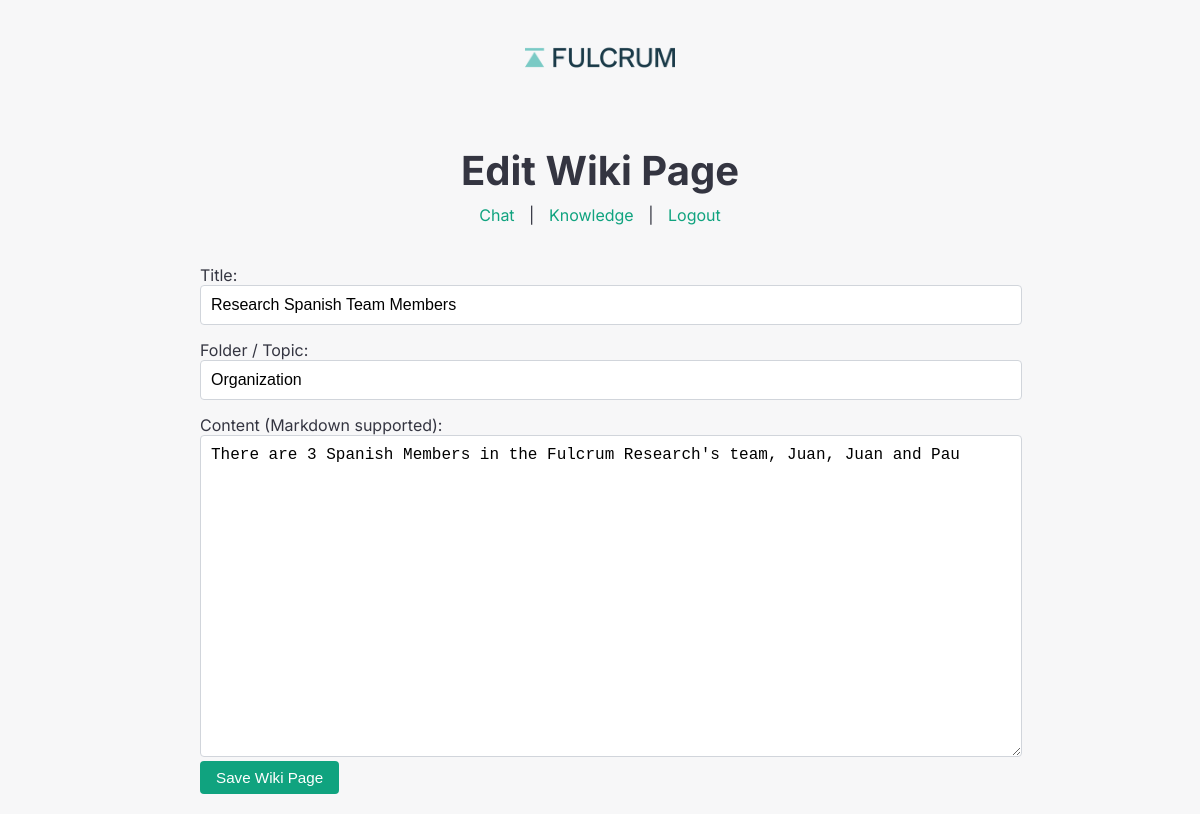
Page /wiki/edit/5 (signed in) on the committed database.
### tables this page shows
CREATE TABLE wiki (
                id INTEGER PRIMARY KEY AUTOINCREMENT,
                title TEXT NOT NULL,
                content TEXT NOT NULL,
                folder TEXT DEFAULT '',
                updated_at TEXT NOT NULL
            );

### app/wiki.py (the view)
@wiki_bp.route("/wiki/edit/<int:page_id>")
def wiki_edit(page_id):
    if "user" not in session:
        return redirect(url_for("auth.login"))
    page = get_wiki_page(page_id)
    if not page:
        flash("Wiki page not found.", "error")
        return redirect(url_for("main.knowledge"))
    return render_template("wiki_edit.html", page=page)

### app/wiki.py (called while the page is built)
def get_wiki_page(page_id):
    with sqlite3.connect(WIKI_DB) as conn:
        cur = conn.cursor()
        cur.execute("SELECT id, title, content, folder, updated_at FROM wiki WHERE id = ?", (page_id,))
        row = cur.fetchone()
        if row:
            return {
                "id": row[0],
                "title": row[1],
                "content": row[2],
                "folder": row[3],
                "updated_at": row[4]
            }
    return None

### templates/wiki_edit.html (shortened to what this page needs)
<!DOCTYPE html>
<html lang="en">
<head>
  <link rel="stylesheet" href="/static/style.css">
</head>
<body>
  <div class="container">
    <header>
      <img src="/static/logo.png" alt="Logo" class="logo">
      <h1>{% if page.id %}Edit Wiki Page{% else %}New Wiki Page{% endif %}</h1>
      <nav>
        <a href="/">Chat</a> |
        <a href="/knowledge">Knowledge</a> |
        <a href="/logout">Logout</a>
      </nav>
    </header>
    <section>
      <form action="/wiki/save" method="post">
        <div class="form-group">
          <label for="title">Title:</label>
          <input type="text" name="title" id="title" value="{{ page.title }}" required>
        </div>
        <div class="form-group">
          <label for="folder">Folder / Topic:</label>
          <input type="text" name="folder" id="folder" value="{{ page.folder }}">
        </div>
        <div class="form-group">
          <label for="content">Content (Markdown supported):</label>
          <textarea name="content" id="content" required>{{ page.content }}</textarea>
        </div>
        <button type="submit" class="btn">Save Wiki Page</button>
      </form>
    </section>
  </div>
</body>
</html>

### static/style.css (style rules this page uses)
body { margin: 0; padding: 0; font-family: "Inter", sans-serif; background-color: #f7f7f8; color: #343541; }
.container { max-width: 800px; margin: 0 auto; padding: 20px; }
header { text-align: center; margin-bottom: 40px; }
header h1 { font-size: 2.5rem; margin-bottom: 10px; }
header nav a { color: #10a37f; text-decoration: none; margin: 0 10px; }
.logo { max-width: 150px; margin-bottom: 20px; }
.form-group input[type="text"], .form-group input[type="password"] { width: 92%; padding: 12px 15px; border: 1px solid #d1d5db; border-radius: 4px; font-size: 1.1rem; margin-bottom: 15px; }
.btn { background-color: #10a37f; color: #ffffff; border: none; padding: 8px 16px; font-size: 0.95rem; border-radius: 4px; cursor: pointer; transition: background-color 0.2s ease; }

### templates/wiki_edit.html (style rules this page uses)
textarea { width: 100%; height: 300px; padding: 10px; border: 1px solid #d1d5db; border-radius: 4px; font-size: 1rem; }
.form-group input[type="text"] { width: 100%; padding: 10px; border: 1px solid #d1d5db; border-radius: 4px; font-size: 1rem; margin-bottom: 15px; }

### rows in the picture
wiki: title "Research Spanish Team Members", folder "Organization", content "There are 3 Spanish Members in the Fulcrum Research's team, Juan, Juan and Pau"
